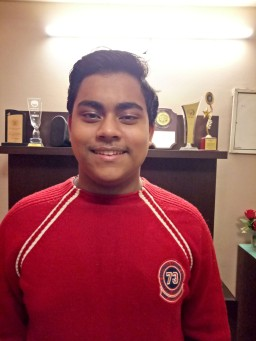
#> input picture Image&VideoProcessing/pic1.jpg, 256 x 341 px
$ jupyter execute DetectingFacesAndEyes.ipynb
#> lines starting #> are read from the running program, lines starting #| are printed output that depends on the picture; after the words box and inside, x2 and y2 are one past the last pixel; in counts of white or black regions, pixels touching at a corner belong together
[cell 1]
import cv2

[cell 2]
import sys

[cell 3]
#image = cv2.imread(sys.argv[1])
#pass the cascade as 2nd argument
#cascPath = sys.argv[2]

[cell 4]
image = cv2.imread('pic1.jpg')
#> image is the input picture: shape (341, 256, 3); mean B, G, R 105.3, 101.5, 163

[cell 5]
#using default cascade
cascPath = "/home/apu35711/anaconda3/lib/python3.6/site-packages/cv2/data/haarcascade_frontalface_alt.xml"
cascEyePath = "/home/apu35711/anaconda3/lib/python3.6/site-packages/cv2/data/haarcascade_eye.xml"

[cell 6]
#creating the haar casade
face_cascade = cv2.CascadeClassifier(cascPath)
eye_cascade = cv2.CascadeClassifier(cascEyePath)

[cell 7]
gray = cv2.cvtColor(image, cv2.COLOR_BGR2GRAY)
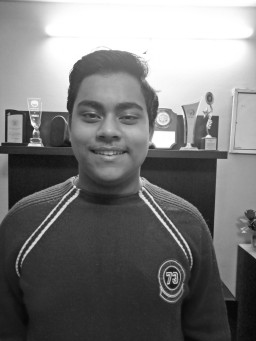
#> gray: shape (341, 256); min 5, max 255, mean 120.3

[cell 8]
faces = face_cascade.detectMultiScale(gray,1.3,5, minSize= (30,30))
#> faces = [[61, 75, 100, 100]]

[cell 9]
print("The no. of faces found is:", len(faces))
#| The no. of faces found is: 1

[cell 10]
for (x,y,w,h) in faces:
    cv2.rectangle(image,(x,y),(x+w,y+h),(255,0,0),2)

    roi_gray = gray[y:y+h, x:x+w]
    roi_color = image[y:y+h, x:x+w]
    eyes = eye_cascade.detectMultiScale(roi_gray,1.1,3)

    for ex,ey,ew,eh in eyes:
              cv2.rectangle(roi_color,(ex,ey),(ex+ew,ey+eh),(0,255,0),2)
#> this loop made 1 pass
#> (x, y, w, h, eyes) on pass 1: (61, 75, 100, 100, [[15, 24, 30, 30], [51, 27, 29, 29]])
#> pass 1, `roi_gray = gray[y:y+h, x:x+w]`:
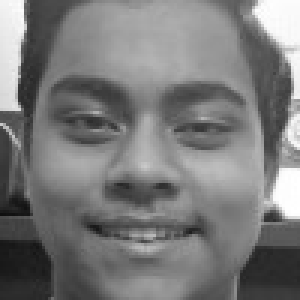
#> roi_gray: shape (100, 100) (shown 3 times larger); min 15, max 255, mean 121.8
#> pass 1, `roi_color = image[y:y+h, x:x+w]`:
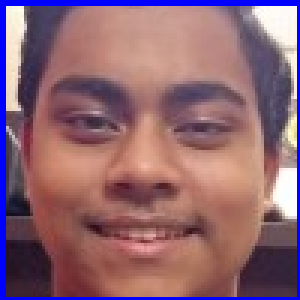
#> roi_color: shape (100, 100, 3) (shown 3 times larger); mean B, G, R 115.2, 102.1, 142.4
#> after the loop:
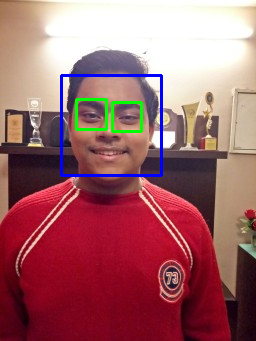
#> image: shape (341, 256, 3); 2.17% of pixels changed, all inside (x1, y1, x2, y2) = (60, 74, 163, 177)
#> after the loop:
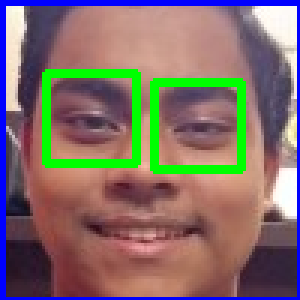
#> roi_color: shape (100, 100, 3) (shown 3 times larger); 7% of pixels changed, all inside (x1, y1, x2, y2) = (14, 23, 82, 58)
